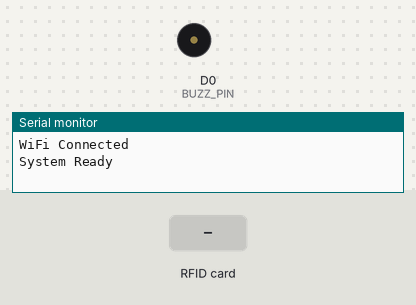
A sketch run on a simulated ESP8266 (NodeMCU). Parts: buzzer (waves = sounding, pin HIGH), the last lines printed to the serial monitor. The test bench sets the inputs (shaded band). WiFi joins after 1.5 s; servers stay silent unless stated; uploads are accepted with an empty reply.

Above: at 3.0 s.
3.1 s: RFID card 5E 7A 19 C4 held to the reader
At 3.21 s:
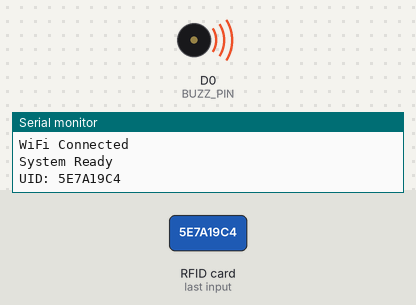
Timing chart, 0 to 6.1 s (numbered marks = the images above; inputs shaded):
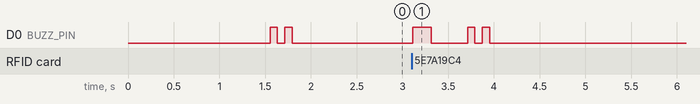

Measured:
- after the input at 3.1 s, D0 (BUZZ_PIN): goes HIGH 0.20 s, LOW 0.40 s, HIGH 0.08 s, LOW 0.08 s, HIGH 0.08 s, then LOW, starting at once

The sketch:

absen-js_-_V1.ino
```cpp
#include <ESP8266WiFi.h>
#include <SPI.h>
#include <MFRC522.h>
#include <ESP8266HTTPClient.h>

#define RST_PIN D1
#define SDA_PIN D2
#define BUZZ_PIN D0

MFRC522 mfrc522(SDA_PIN, RST_PIN);

const char* ssid = "KAMAR";
const char* password = "JuraganEmpang";
const char* serverUrl = "http://15.15.15.253:3000/api/rfid";

unsigned long lastScanTime = 0;
String lastUID = "";
const unsigned long antiDoubleDelay = 3000; // 3 detik

// ================= BUZZER =================
void beep(uint8_t count, uint16_t duration) {
  for (uint8_t i = 0; i < count; i++) {
    digitalWrite(BUZZ_PIN, HIGH);
    delay(duration);
    digitalWrite(BUZZ_PIN, LOW);
    delay(duration);
  }
}

// ================= WIFI =================
void connectWiFi() {
  if (WiFi.status() == WL_CONNECTED) return;

  WiFi.begin(ssid, password);
  unsigned long start = millis();

  while (WiFi.status() != WL_CONNECTED && millis() - start < 15000) {
    delay(300);
  }

  if (WiFi.status() == WL_CONNECTED) {
    Serial.println("WiFi Connected");
    beep(2, 80);
  } else {
    Serial.println("WiFi Failed");
  }
}

// ================= HTTP RETRY =================
bool postWithRetry(const String& uid) {
  const uint8_t maxRetry = 3;

  for (uint8_t i = 0; i < maxRetry; i++) {
    WiFiClient client;
    HTTPClient http;
    http.setTimeout(3000);

    if (!http.begin(client, serverUrl)) {
      http.end();
      delay(300);
      continue;
    }

    http.addHeader("Content-Type", "application/json");

    String jsonBody = "{\"uid\":\"" + uid + "\"}";

    int httpCode = http.POST(jsonBody);

    if (httpCode > 0 && httpCode < 400) {
      Serial.print("HTTP Success (try ");
      Serial.print(i + 1);
      Serial.println(")");
      http.end();
      return true;
    }

    Serial.print("HTTP Failed (try ");
    Serial.print(i + 1);
    Serial.print(") Code: ");
    Serial.println(httpCode);

    http.end();
    delay(500);
  }

  return false;
}

// bool postWithRetry(const String& data) {
//   const uint8_t maxRetry = 3;

//   for (uint8_t i = 0; i < maxRetry; i++) {
//     WiFiClient client;
//     HTTPClient http;
//     http.setTimeout(3000);

//     if (!http.begin(client, serverUrl)) {
//       http.end();
//       delay(300);
//       continue;
//     }

//     http.addHeader("Content-Type", "application/json");
//     int httpCode = http.POST(data);

//     if (httpCode > 0 && httpCode < 400) {
//       Serial.print("HTTP Success (try ");
//       Serial.print(i + 1);
//       Serial.println(")");
//       http.end();
//       return true;
//     }

//     Serial.print("HTTP Failed (try ");
//     Serial.print(i + 1);
//     Serial.println(")");

//     http.end();
//     delay(500);
//   }

//   return false;
// }

// ================= SETUP =================
void setup() {
  Serial.begin(9600);
  SPI.begin();
  mfrc522.PCD_Init();

  pinMode(BUZZ_PIN, OUTPUT);
  digitalWrite(BUZZ_PIN, LOW);

  WiFi.mode(WIFI_STA);
  connectWiFi();

  Serial.println("System Ready");
}

// ================= LOOP =================
void loop() {

  connectWiFi();

  if (!mfrc522.PICC_IsNewCardPresent()) return;
  if (!mfrc522.PICC_ReadCardSerial()) return;

  // Ambil UID
  char uidChar[20] = {0};
  for (byte i = 0; i < mfrc522.uid.size; i++) {
    sprintf(&uidChar[i * 2], "%02X", mfrc522.uid.uidByte[i]);
  }
  String uid = String(uidChar);

  unsigned long now = millis();

  // ===== ANTI DOUBLE SCAN =====
  if (uid == lastUID && (now - lastScanTime) < antiDoubleDelay) {
    Serial.println("Duplicate scan ignored");
    mfrc522.PICC_HaltA();
    mfrc522.PCD_StopCrypto1();
    return;
  }

  lastUID = uid;
  lastScanTime = now;

  Serial.print("UID: ");
  Serial.println(uid);

  beep(1, 200);

  // String postData = "uid=" + uid;

  // ===== HTTP + RETRY =====
  if (postWithRetry(uid)) {
    beep(2, 80);   // sukses
  } else {
    beep(4, 60);   // gagal total
  }

  mfrc522.PICC_HaltA();
  mfrc522.PCD_StopCrypto1();
}
```
